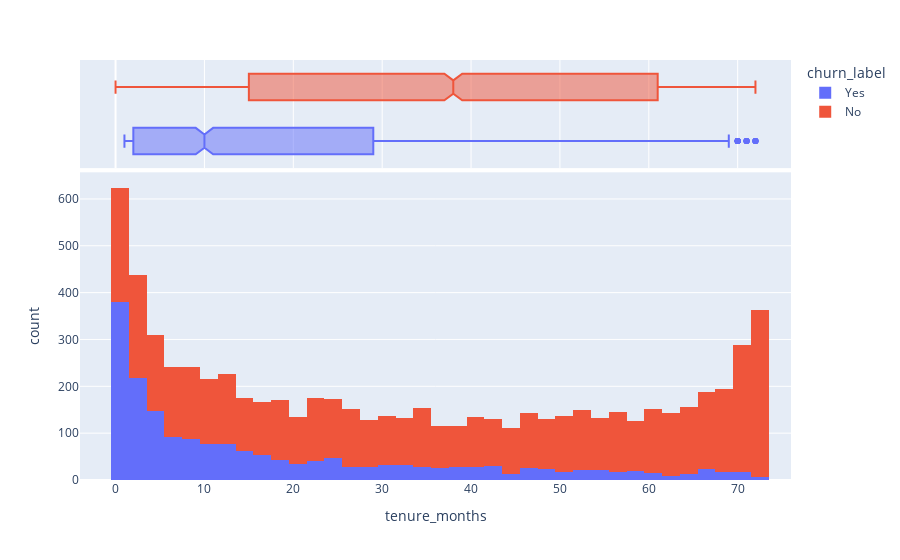

Notebook code cell kept with this figure:
### Markdown cell above
### Customer's lifetime in the service

### Code cell
fig = px.histogram(df, x="tenure_months", color="churn_label",marginal="box" )
fig.show()

### Figure 1 — Plotly figure (JSON) as saved in the notebook; plotly's stock layout.template omitted (floating-point values rounded to 4 significant figures; data arrays with more than 128 entries replaced by an {"elided": "..."} marker saying what was removed)
{"data": [{"alignmentgroup": "True", "bingroup": "x", "hovertemplate": "churn_label=Yes<br>tenure_months=%{x}<br>count=%{y}<extra></extra>", "legendgroup": "Yes", "marker": {"color": "#636efa", "pattern": {"shape": ""}}, "name": "Yes", "offsetgroup": "Yes", "orientation": "v", "showlegend": true, "type": "histogram", "x": {"elided": "1869 int values"}, "xaxis": "x", "yaxis": "y"}, {"alignmentgroup": "True", "hovertemplate": "churn_label=Yes<br>tenure_months=%{x}<extra></extra>", "legendgroup": "Yes", "marker": {"color": "#636efa"}, "name": "Yes", "notched": true, "offsetgroup": "Yes", "showlegend": false, "type": "box", "x": {"elided": "1869 int values"}, "xaxis": "x2", "yaxis": "y2"}, {"alignmentgroup": "True", "bingroup": "x", "hovertemplate": "churn_label=No<br>tenure_months=%{x}<br>count=%{y}<extra></extra>", "legendgroup": "No", "marker": {"color": "#EF553B", "pattern": {"shape": ""}}, "name": "No", "offsetgroup": "No", "orientation": "v", "showlegend": true, "type": "histogram", "x": {"elided": "5174 int values"}, "xaxis": "x", "yaxis": "y"}, {"alignmentgroup": "True", "hovertemplate": "churn_label=No<br>tenure_months=%{x}<extra></extra>", "legendgroup": "No", "marker": {"color": "#EF553B"}, "name": "No", "notched": true, "offsetgroup": "No", "showlegend": false, "type": "box", "x": {"elided": "5174 int values"}, "xaxis": "x2", "yaxis": "y2"}], "layout": {"barmode": "relative", "legend": {"title": {"text": "churn_label"}, "tracegroupgap": 0}, "margin": {"t": 60}, "xaxis": {"anchor": "y", "domain": [0, 1], "title": {"text": "tenure_months"}}, "xaxis2": {"anchor": "y2", "domain": [0, 1], "matches": "x", "showgrid": true, "showticklabels": false}, "yaxis": {"anchor": "x", "domain": [0, 0.7326], "title": {"text": "count"}}, "yaxis2": {"anchor": "x2", "domain": [0.7426, 1], "matches": "y2", "showgrid": false, "showline": false, "showticklabels": false, "ticks": ""}}}
